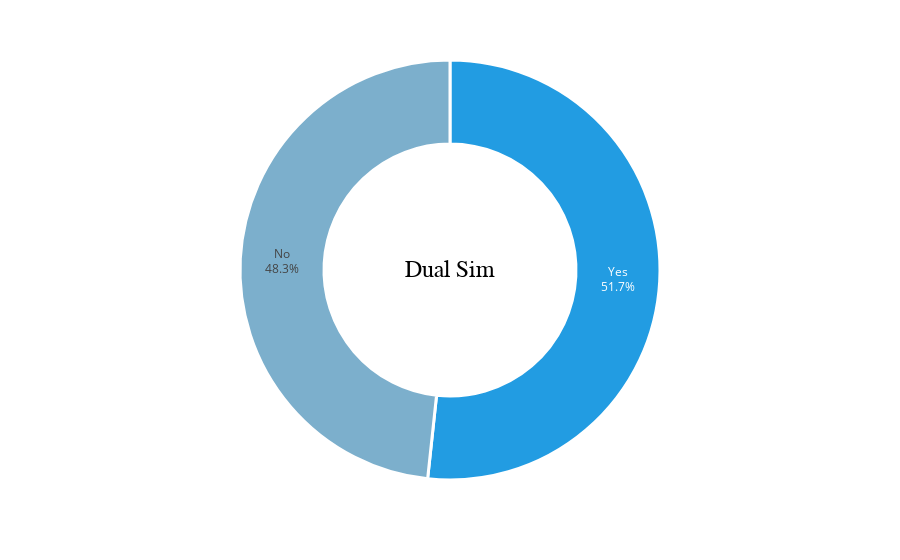

Source (notebook cell):
### Code cell
import pandas as pd
import plotly.express as px
import numpy as np

# Assuming df is your DataFrame
# Replace 0 values with NaN
df["dual_sim"].replace(0, np.nan, inplace=True)

dual_sim_counts = df["dual_sim"].value_counts(dropna=False).reset_index()
dual_sim_counts.columns = ["dual_sim", "count"]

# Map 1 to 'Yes' (assuming NaN is now 'No')
dual_sim_counts["dual_sim"] = dual_sim_counts["dual_sim"].map({1: "Yes", np.nan: "No"})

fig = px.pie(
    dual_sim_counts, values="count", names="dual_sim"
)
fig.update_traces(
    textposition="inside",
    textinfo="percent+label",
    hole=0.6,
    marker=dict(colors=["#229CE2", "#7CAFCC"], line=dict(color="white", width=3)),
)

fig.update_layout(
    annotations=[
        dict(
            text="Dual Sim",
            x=0.5,
            y=0.5,
            font_size=24,
            showarrow=False,
            font_family="Verdana",
            font_color="black",
        )
    ],
    showlegend=False,
)

fig.show()

### Figure 1 — Plotly figure (JSON) as saved in the notebook; plotly's stock layout.template omitted (floating-point values rounded to 4 significant figures)
{"data": [{"domain": {"x": [0, 1], "y": [0, 1]}, "hole": 0.6, "hovertemplate": "dual_sim=%{label}<br>count=%{value}<extra></extra>", "labels": ["Yes", "No"], "legendgroup": "", "marker": {"colors": ["#229CE2", "#7CAFCC"], "line": {"color": "white", "width": 3}}, "name": "", "showlegend": true, "textinfo": "percent+label", "textposition": "inside", "type": "pie", "values": [517, 483]}], "layout": {"annotations": [{"font": {"color": "black", "family": "Verdana", "size": 24}, "showarrow": false, "text": "Dual Sim", "x": 0.5, "y": 0.5}], "autosize": true, "legend": {"tracegroupgap": 0}, "margin": {"t": 60}, "showlegend": false}}
